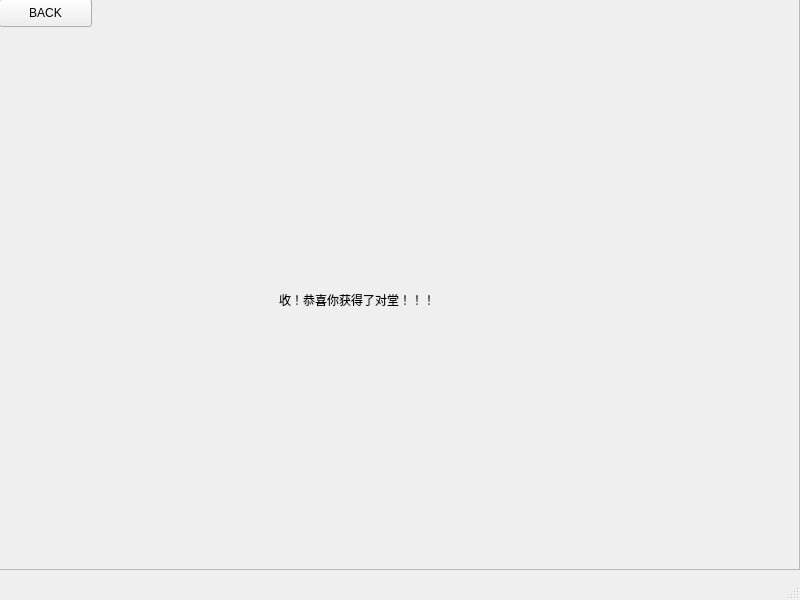
<?xml version="1.0" encoding="UTF-8"?>
<ui version="4.0">
 <class>dt</class>
 <widget class="QMainWindow" name="dt">
  <property name="geometry">
   <rect>
    <x>0</x>
    <y>0</y>
    <width>800</width>
    <height>600</height>
   </rect>
  </property>
  <property name="windowTitle">
   <string>MainWindow</string>
  </property>
  <widget class="QWidget" name="centralwidget">
   <widget class="QFrame" name="frame">
    <property name="geometry">
     <rect>
      <x>-1</x>
      <y>-1</y>
      <width>801</width>
      <height>571</height>
     </rect>
    </property>
    <property name="styleSheet">
     <string notr="true">#frame{

border-image:url(:/PHOTO/BOWL.png);
}</string>
    </property>
    <property name="frameShape">
     <enum>QFrame::StyledPanel</enum>
    </property>
    <property name="frameShadow">
     <enum>QFrame::Raised</enum>
    </property>
    <widget class="QLabel" name="label">
     <property name="geometry">
      <rect>
       <x>280</x>
       <y>270</y>
       <width>511</width>
       <height>61</height>
      </rect>
     </property>
     <property name="text">
      <string>收！恭喜你获得了对堂！！！</string>
     </property>
    </widget>
    <widget class="QLabel" name="label_2">
     <property name="geometry">
      <rect>
       <x>300</x>
       <y>0</y>
       <width>331</width>
       <height>261</height>
      </rect>
     </property>
     <property name="text">
      <string>&lt;html&gt;&lt;head/&gt;&lt;body&gt;&lt;p&gt;&lt;img src=&quot;:/PHOTO/HCL.png&quot;/&gt;&lt;/p&gt;&lt;/body&gt;&lt;/html&gt;</string>
     </property>
    </widget>
    <widget class="QPushButton" name="pushButton">
     <property name="geometry">
      <rect>
       <x>0</x>
       <y>0</y>
       <width>93</width>
       <height>28</height>
      </rect>
     </property>
     <property name="text">
      <string>BACK</string>
     </property>
    </widget>
   </widget>
  </widget>
  <widget class="QMenuBar" name="menubar">
   <property name="geometry">
    <rect>
     <x>0</x>
     <y>0</y>
     <width>800</width>
     <height>26</height>
    </rect>
   </property>
  </widget>
  <widget class="QStatusBar" name="statusbar"/>
 </widget>
 <resources/>
 <connections/>
</ui>
